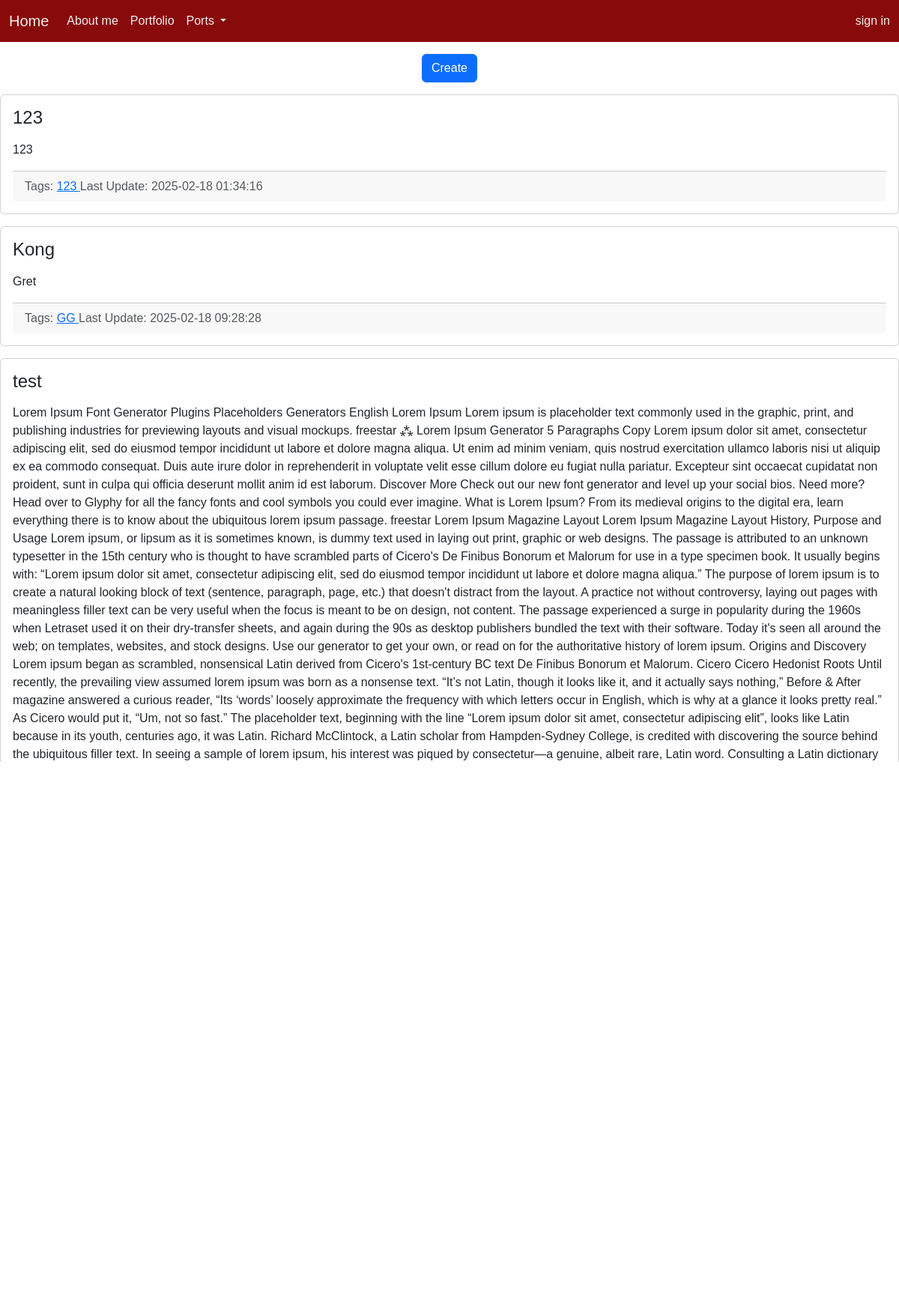
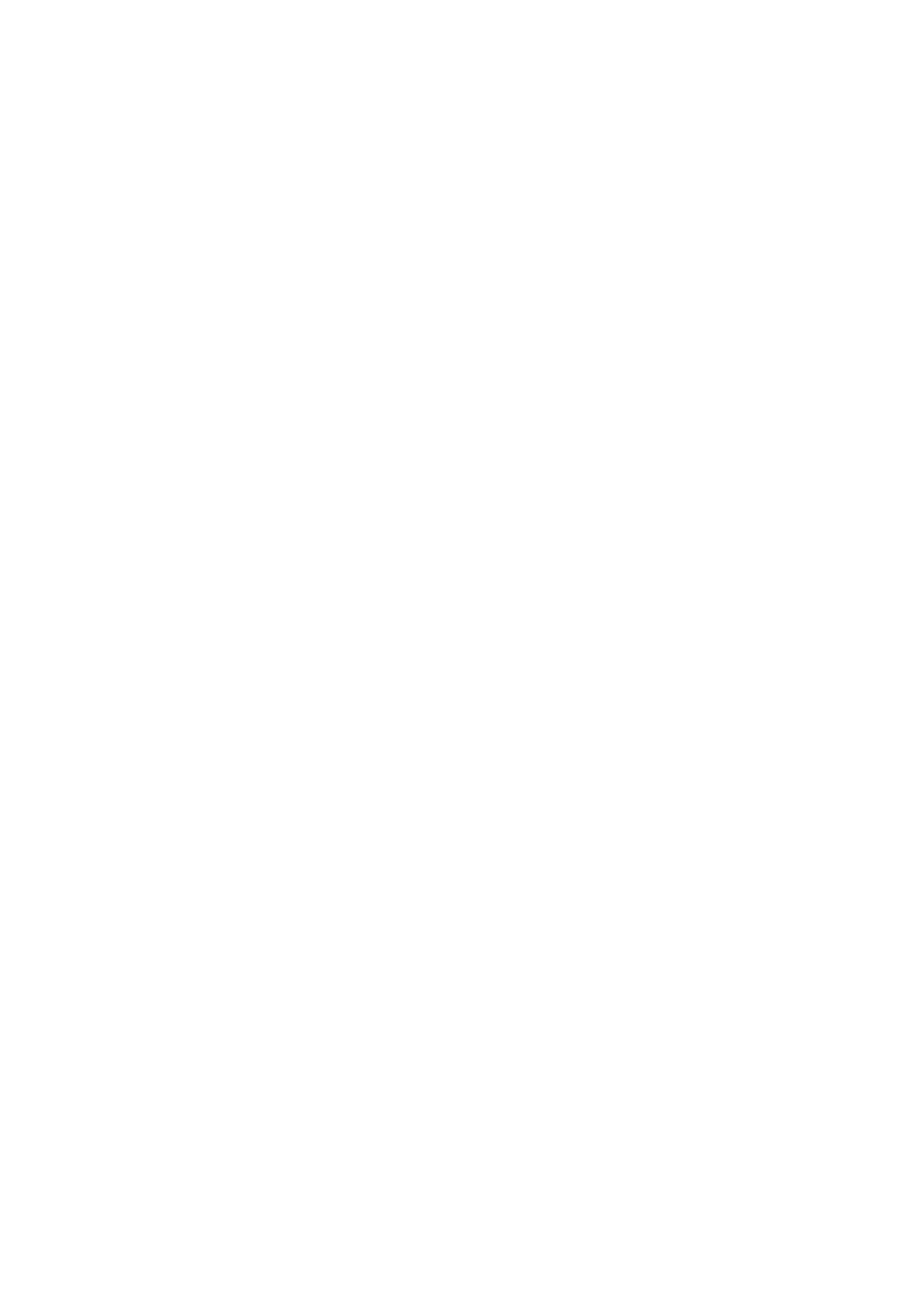
/index (upper part), run on the app's committed database (2 pictures, top to bottom).
### port_web/models/models.py (models this page shows)
class Note(db.Model):
    __tablename__ = "notes"
    id: Mapped[int] = mapped_column(sa.Integer, primary_key=True)
    title: Mapped[str] = mapped_column(sa.String, nullable=False)
    description: Mapped[str] = mapped_column(sa.Text)
    tags: Mapped[list[Tag]] = relationship(secondary=note_tag_m2m)
    create_date = mapped_column(sa.DateTime(timezone=True), server_default=func.now())
    update_date = mapped_column(sa.DateTime(timezone=True), server_default=func.now())
    portfolio_id: Mapped[int] = mapped_column(sa.Integer, nullable=True)

class Tag(db.Model):
    __tablename__ = "tags"
    id: Mapped[int] = mapped_column(sa.Integer, primary_key=True)
    name: Mapped[str] = mapped_column(sa.String, nullable=False)
    created_date = mapped_column(sa.DateTime(timezone=True), server_default=func.now())

### port_web/portapp.py (the view)
@app.route("/index")
def index():
    db = models.db
    notes = db.session.execute(db.select(models.Note).order_by(models.Note.title)).scalars()
    return flask.render_template("index.html", notes=notes,)

### port_web/templates/index.html (shortened to what this page needs)
{% extends 'base.html'%}
{% block body %}
<ul class="nav justify-content-center" style="padding-top: 1em;">
    <li class="nav-item">
        <a class="btn btn-primary" href="{{ url_for('create_note') }}">
            Create
        </a>
    </li>
</ul>
{% for note in notes %}
<div class="card my-3">
    <div class="card-body">
        <h4 class="card-title">{{ note.title }}</h4>
        <div class="card-text my-3">
            {{ note.description }}
        </div>
        <div class="card-footer text-muted">
            Tags:
            {% for t in note.tags %}
                <a href="{{ url_for('tags_view', tag_name=t.name) }}">
                    {{t.name}}
                </a>
            {% endfor %}
            Last Update: {{ note.update_date }}
        </div>
    </div>
</div>
{% endfor %}
{% endblock %}

### data on the page
Note: title "123", description "123", update_date "2025-02-18 01:34:16"
Tag: name "123"
Note: title "Kong", description "Gret", update_date "2025-02-18 09:28:28"
Tag: name "GG"
Note: title "test", description "Lorem Ipsum Font Generator Plugins Placeholders Generators English Lorem Ipsum Lorem ipsum is placeholder text commonly used in the graphic, print, and publishing industries for previewing layouts and visual mockups. freestar ⁂ Lorem Ipsum Generator 5 Paragraphs Copy Lorem ipsum dolor sit amet, consectetur adipiscing elit, sed do eiusmod tempor incididunt ut labore et dolore magna aliqua. Ut enim ad minim veniam, quis nostrud exercitation ullamco laboris nisi ut aliquip ex ea commodo consequat. Duis aute irure dolor in reprehenderit in voluptate velit esse cillum dolore eu fugiat nulla pariatur. Excepteur sint occaecat cupidatat non proident, sunt in culpa qui officia deserunt mollit anim…"
